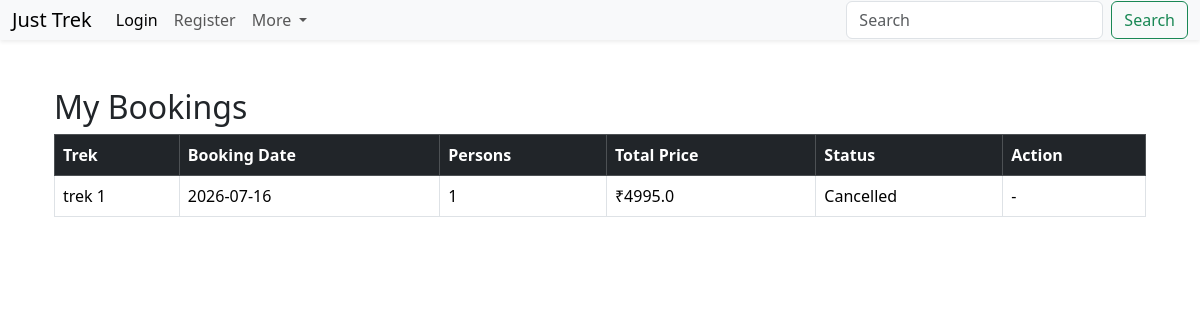
The page /user/my_bookings (signed in) on the database its author committed.
### models.py (models this page shows)
class Booking(db.Model):
    __tablename__ = "bookings"
    id = db.Column(db.Integer, primary_key=True)
    user_id = db.Column(db.Integer,db.ForeignKey("users.id"),nullable=False)
    trek_id = db.Column(db.Integer,db.ForeignKey("treks.id"),nullable=False)
    booking_date = db.Column(db.String(20), nullable=False)
    persons = db.Column(db.Integer, nullable=False)
    total_price = db.Column(db.Float, nullable=False)
    booking_status = db.Column(db.String(20), nullable=False, default="pending")
    payment_status = db.Column(db.String(20), nullable=False, default="unpaid")

class Trek(db.Model):
    __tablename__ = "treks"
    id = db.Column(db.Integer, primary_key=True)
    name = db.Column(db.String(100), nullable=False)
    location = db.Column(db.String(100), nullable=False)
    difficulty = db.Column(db.String(50), nullable=False)
    duration = db.Column(db.String(50), nullable=False)
    price = db.Column(db.Float, nullable=False)
    available_slots = db.Column(db.Integer, nullable=False)
    status = db.Column(db.String(20), nullable=False, default="open")
    assigned_staff_id = db.Column(db.Integer, db.ForeignKey("users.id"), nullable=True)
    bookings = db.relationship("Booking", backref="trek", lazy=True)

### routes.py (the view)
@main.route("/user/my_bookings")
def my_bookings():
    if session.get("role") != "customer":
        flash("Access Denied!")
        return redirect(url_for("main.login"))
    bookings = Booking.query.filter_by(
        user_id=session["user_id"]
    ).all()
    return render_template(
        "user/my_bookings.html",
        bookings=bookings
    )

### templates/user/my_bookings.html (shortened to what this page needs)
{% extends "base.html" %}
{% block content %}
<div class="container mt-5">
<h2>My Bookings</h2>
<table class="table table-bordered">
<thead class="table-dark">
<tr>
<th>Trek</th>
<th>Booking Date</th>
<th>Persons</th>
<th>Total Price</th>
<th>Status</th>
<th>Action</th>
</tr>
</thead>
<tbody>
{% for booking in bookings %}
<tr>
<td>{{ booking.trek.name }}</td>
<td>{{ booking.booking_date }}</td>
<td>{{ booking.persons }}</td>
<td>₹{{ booking.total_price }}</td>
<td>{{ booking.booking_status }}</td>
<td>
{% if booking.booking_status == "Booked" %}
<a href="{{ url_for('main.cancel_booking', booking_id=booking.id) }}"
   class="btn btn-danger btn-sm">
    Cancel
</a>
{% else %}
-
{% endif %}
</td>
</tr>
{% else %}
<tr>
<td colspan="6">
No bookings found.
</td>
</tr>
{% endfor %}
</tbody>
</table>
</div>
{% endblock %}

### rows shown on the page
Booking: trek.name "trek 1", booking_date "2026-07-16", persons "1", total_price "4995.0", booking_status "Cancelled"
